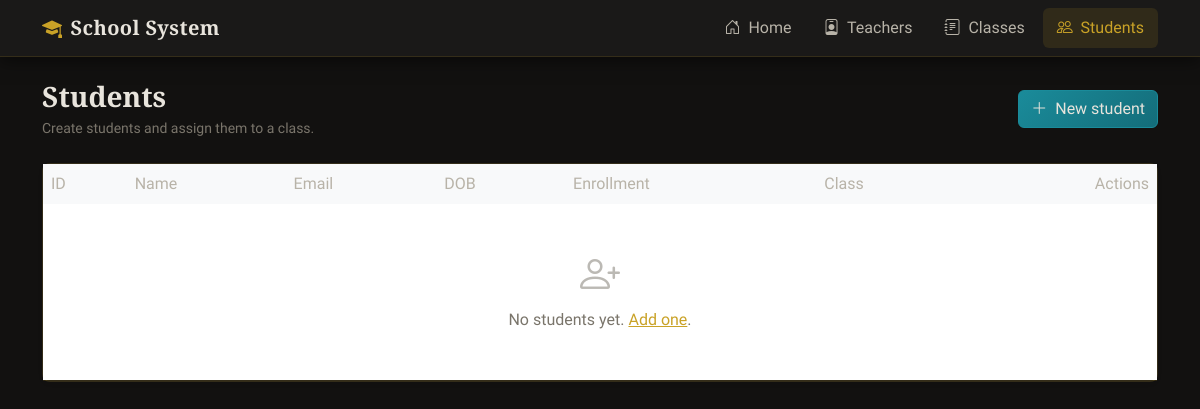
Before: /students with the older database file.
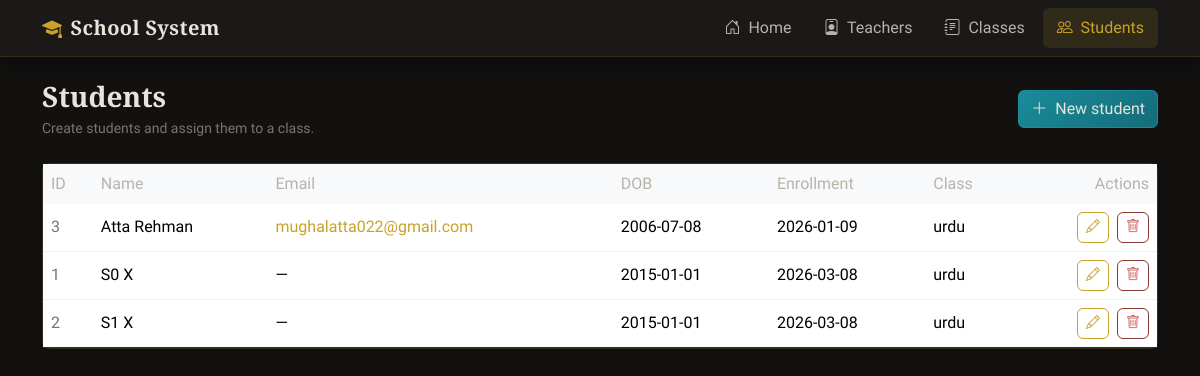
After: the same page with the newer database file.
### database.py (models this page shows)
class Student(db.Model):
    __tablename__ = "students"
    id = db.Column(db.Integer, primary_key=True)
    first_name = db.Column(db.String(80), nullable=False)
    last_name = db.Column(db.String(80), nullable=False)
    email = db.Column(db.String(255), unique=True, nullable=True)
    date_of_birth = db.Column(db.Date, nullable=True)
    enrollment_date = db.Column(db.Date, nullable=True, default=date.today)
    created_at = db.Column(db.DateTime, nullable=False, default=datetime.utcnow)
    class_id = db.Column(db.Integer, db.ForeignKey("classes.id", ondelete="SET NULL"), nullable=True, index=True)
    class_ = db.relationship("Class", back_populates="students")
    @property
    def full_name(self) -> str:
        return f"{self.first_name} {self.last_name}".strip()

class Class(db.Model):
    __tablename__ = "classes"
    id = db.Column(db.Integer, primary_key=True)
    name = db.Column(db.String(120), nullable=False)
    grade_level = db.Column(db.String(20), nullable=True)
    capacity = db.Column(db.Integer, nullable=False, default=CLASS_CAPACITY, server_default=db.text("20"))
    room = db.Column(db.String(20), nullable=True)
    school_year = db.Column(db.String(20), nullable=True)  # e.g. "2025/2026"
    created_at = db.Column(db.DateTime, nullable=False, default=datetime.utcnow)
    teacher_id = db.Column(db.Integer, db.ForeignKey("teachers.id", ondelete="SET NULL"), nullable=True, index=True)
    teacher = db.relationship("Teacher", back_populates="classes")
    students = db.relationship("Student", back_populates="class_", cascade="all, delete", passive_deletes=True)

### app.py (the view)
@app.route("/students")
def students_list():
    students = Student.query.order_by(Student.last_name.asc(), Student.first_name.asc()).all()
    return render_template("students/list.html", students=students)

### templates/students/list.html (shortened to what this page needs)
{% extends "base.html" %}
{% block content %}
<div class="d-flex flex-column flex-md-row justify-content-between align-items-stretch align-items-md-center gap-2 gap-md-0 mb-4 page-header-wrap">
  <div>
    <h1 class="h3 mb-1 fw-bold">Students</h1>
    <p class="text-muted small mb-0">Create students and assign them to a class.</p>
  </div>
  <a class="btn btn-info text-dark" href="{{ url_for('students_create') }}">
    <i class="bi bi-plus-lg me-1"></i> New student
  </a>
</div>
<div class="card border-0 shadow-sm">
  <div class="table-responsive d-none d-md-block">
    <table class="table table-hover align-middle mb-0">
      <thead class="table-light">
        <tr>
          <th class="border-0">ID</th>
          <th class="border-0">Name</th>
          <th class="border-0">Email</th>
          <th class="border-0">DOB</th>
          <th class="border-0">Enrollment</th>
          <th class="border-0">Class</th>
          <th class="border-0 text-end">Actions</th>
        </tr>
      </thead>
      <tbody>
        {% for s in students %}
        <tr>
          <td><span class="text-muted">{{ s.id }}</span></td>
          <td class="fw-medium">{{ s.full_name }}</td>
          <td>{% if s.email %}<a href="mailto:{{ s.email }}" class="text-decoration-none">{{ s.email }}</a>{% else %}—{% endif %}</td>
          <td>{{ s.date_of_birth or '—' }}</td>
          <td>{{ s.enrollment_date or '—' }}</td>
          <td>{{ s.class_.name if s.class_ else '—' }}</td>
          <td class="text-end">
            <a class="btn btn-sm btn-outline-primary me-1" href="{{ url_for('students_edit', student_id=s.id) }}"><i class="bi bi-pencil"></i></a>
            <button type="button" class="btn btn-sm btn-outline-danger" data-bs-toggle="modal" data-bs-target="#deleteModal" data-delete-url="{{ url_for('students_delete', student_id=s.id) }}" data-delete-message="Delete student {{ s.full_name }}? This cannot be undone.">
              <i class="bi bi-trash"></i>
            </button>
          </td>
        </tr>
        {% else %}
        <tr>
          <td colspan="7" class="text-center text-muted py-5">
            <i class="bi bi-person-plus display-6 d-block mb-2 opacity-50"></i>
            No students yet. <a href="{{ url_for('students_create') }}">Add one</a>.
          </td>
        </tr>
        {% endfor %}
      </tbody>
    </table>
  </div>
</div>
{% endblock %}

### templates/base.html (shortened to what this page needs)
<!doctype html>
<html lang="en">
  <head>
    <link
      href="https://cdn.jsdelivr.net/npm/bootstrap@5.3.3/dist/css/bootstrap.min.css"
      rel="stylesheet"
    />
    <link
      href="https://cdn.jsdelivr.net/npm/bootstrap-icons@1.11.3/font/bootstrap-icons.min.css"
      rel="stylesheet"
    />
    <link rel="stylesheet" href="{{ url_for('static', filename='css/variables.css') }}" />
    <link rel="stylesheet" href="{{ url_for('static', filename='css/layout.css') }}" />
    <link rel="stylesheet" href="{{ url_for('static', filename='css/components.css') }}" />
    <link rel="stylesheet" href="{{ url_for('static', filename='css/utilities.css') }}" />
    <link rel="stylesheet" href="{{ url_for('static', filename='css/theme.css') }}" />
  </head>
  <body>
    <nav
      class="navbar navbar-expand-lg navbar-dark border-bottom fixed-top"
    >
      <div class="container">
        <a class="navbar-brand d-flex align-items-center gap-2" href="/">
          <i class="bi bi-mortarboard-fill text-primary"></i>
          <span>School System</span>
        </a>
        <div class="collapse navbar-collapse" id="navbarMain">
          <ul class="navbar-nav ms-auto gap-1">
            <li class="nav-item">
              <a
                class="nav-link {{ 'active' if request.endpoint == 'home' else '' }}"
                href="/"
                ><i class="bi bi-house-door me-1"></i> Home</a
              >
            </li>
            <li class="nav-item">
              <a
                class="nav-link {{ 'active' if request.endpoint and request.endpoint.startswith('teachers') else '' }}"
                href="/teachers"
                ><i class="bi bi-person-badge me-1"></i> Teachers</a
              >
            </li>
            <li class="nav-item">
              <a
                class="nav-link {{ 'active' if request.endpoint and request.endpoint.startswith('classes') else '' }}"
                href="/classes"
                ><i class="bi bi-journal-text me-1"></i> Classes</a
              >
            </li>
            <li class="nav-item">
              <a
                class="nav-link {{ 'active' if request.endpoint and request.endpoint.startswith('students') else '' }}"
                href="/students"
                ><i class="bi bi-people me-1"></i> Students</a
              >
            </li>
          </ul>
        </div>
      </div>
    </nav>
    <main class="container py-4">
       {% block content %}{% endblock %}
    </main>
  </body>
</html>

### static/css/variables.css (style rules this page uses)
:root { --nav-height: 56px; --transition-fast: 0.15s ease; --shadow-sm: 0 0.125rem 0.25rem rgba(0, 0, 0, 0.075); --shadow-md: 0 0.5rem 1rem rgba(0, 0, 0, 0.1); --shadow-hover: 0 0.75rem 1.5rem rgba(0, 0, 0, 0.12); }

### static/css/layout.css (style rules this page uses)
html { scroll-behavior: smooth; }
body { min-height: 100vh; padding-top: var(--nav-height); }
.navbar { box-shadow: var(--shadow-sm); transition: box-shadow var(--transition-fast); }
.navbar-brand { font-weight: 700; letter-spacing: -0.02em; }
.nav-link { border-radius: 0.375rem; padding: 0.4rem 0.75rem !important; transition: background-color var(--transition-fast), color var(--transition-fast); }
.nav-link.active { background-color: rgba(13, 110, 253, 0.12); color: var(--bs-primary) !important; font-weight: 600; }

### static/css/components.css (style rules this page uses)
.btn { transition: transform var(--transition-fast), box-shadow var(--transition-fast); }
.card { border: none; box-shadow: var(--shadow-sm); transition: box-shadow var(--transition-fast), transform var(--transition-fast); }
.table tbody tr { transition: background-color var(--transition-fast); }

### static/css/theme.css (style rules this page uses)
:root { --nav-height: 56px; --transition-fast: 0.2s cubic-bezier(0.4, 0, 0.2, 1); --transition-smooth: 0.4s cubic-bezier(0.4, 0, 0.2, 1); --transition-slow: 0.6s cubic-bezier(0.4, 0, 0.2, 1); --bg-deep: #0c0b0a; --bg-main: #121110; --bg-surface: #1a1918; --bg-elevated: #232220; --bg-hover: #2a2927; --text-primary: #e8e4dc; --text-secondary: #b8b3a8; --text-muted: #7a756b; --accent-gold: #c9a227; --accent-gold-light: #d4af37; --accent-gold-dim: rgba(201, 162, 39, 0.25); --accent-gold-subtle: rgba(201, 162, 39, 0.12); --border-subtle: rgba(201, 162, 39, 0.15); --border-accent: rgba(201, 162, 39, 0.35); --shadow-sm: 0 2px 8px rgba(0, 0, 0, 0.4); --shadow-md: 0 4px 16px rgba(0, 0, 0, 0.5); --shadow-lg: 0 8px 32px rgba(0, 0, 0, 0.6); --shadow-glow: 0 0 24px rgba(201, 162, 39, 0.08); }
html { scroll-behavior: smooth; }
body { background: var(--bg-main); color: var(--text-primary); font-family: "Source Sans 3", -apple-system, BlinkMacSystemFont, sans-serif; min-height: 100vh; padding-top: var(--nav-height); }
h1, h2, h3, h4, h5, h6, .display-6, .lead { font-family: "Cormorant Garamond", Georgia, serif; }
.navbar { background: var(--bg-surface) !important; border-bottom: 1px solid var(--border-subtle) !important; box-shadow: var(--shadow-md); transition: box-shadow var(--transition-smooth); }
.navbar-brand { color: var(--text-primary) !important; font-family: "Cormorant Garamond", Georgia, serif; font-weight: 600; letter-spacing: 0.02em; }
.navbar-brand .bi { color: var(--accent-gold) !important; }
.nav-link { border-radius: 0.375rem; color: var(--text-secondary) !important; padding: 0.5rem 0.875rem !important; transition: all var(--transition-fast); }
.nav-link.active { background: var(--accent-gold-subtle); color: var(--accent-gold) !important; font-weight: 500; }
main.container { animation: fadeIn 0.5s ease-out; }
.card, .bg-white { background: var(--bg-surface) !important; border: 1px solid var(--border-subtle) !important; border-radius: 0.5rem; box-shadow: var(--shadow-sm); color: var(--text-primary) !important; transition: all var(--transition-smooth); }
.text-primary { color: var(--accent-gold) !important; }
.text-muted { color: var(--text-muted) !important; }
.btn { border-radius: 0.375rem; font-weight: 500; transition: all var(--transition-fast); }
.btn-outline-primary { border-color: var(--accent-gold); color: var(--accent-gold) !important; }
.btn-outline-danger { border-color: #8b3a3a; color: #c85a5a !important; }
.btn-info, .btn-info.text-dark { background: linear-gradient(135deg, #1a8b9a 0%, #146d7a 100%); border-color: #1a8b9a; color: #e8e4dc !important; }
a { color: var(--accent-gold); transition: color var(--transition-fast); }
a.text-dark, a.text-decoration-none.text-dark { color: var(--text-primary) !important; }
.table { color: var(--text-primary); }
.table-light { background: var(--bg-elevated) !important; color: var(--text-secondary); }
.table thead th { border-color: var(--border-subtle) !important; color: var(--text-secondary); font-weight: 500; }
.table tbody td { border-color: var(--border-subtle) !important; }
.table tbody tr { transition: background var(--transition-fast); }

Changed rows visible on the page:
added Student: id "3", full_name "Atta Rehman", email "mughalatta022@gmail.com", date_of_birth "2006-07-08", enrollment_date "2026-01-09", class_ "urdu"
added Student: id "1", full_name "S0 X", date_of_birth "2015-01-01", enrollment_date "2026-03-08", class_ "urdu"
added Student: id "2", full_name "S1 X", date_of_birth "2015-01-01", enrollment_date "2026-03-08", class_ "urdu"
Other visible differences:
text no longer shown: "No students yet. Add one ."
